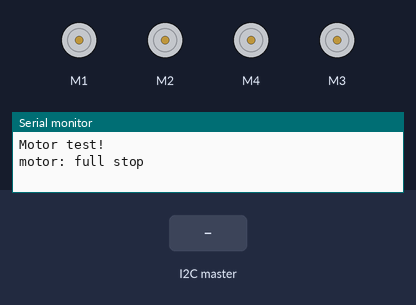
Bench run of a sketch on a simulated Arduino Uno, built with avr-gcc and run on an emulated ATmega328P. Parts: 4 × DC motor (green arrow = forward, orange = backward, longer = faster), the last lines printed to the serial monitor. The test bench sets the inputs (shaded band).

Above: at 11.2 s.
11.3 s: the I2C master sends the byte 1
At 12.0 s:
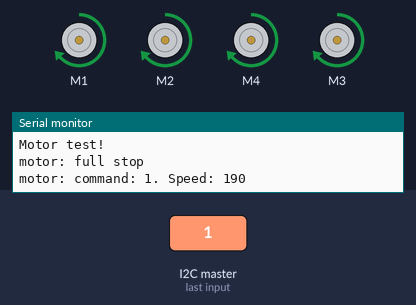
12.8 s: the I2C master sends the byte 2
At 13.1 s:
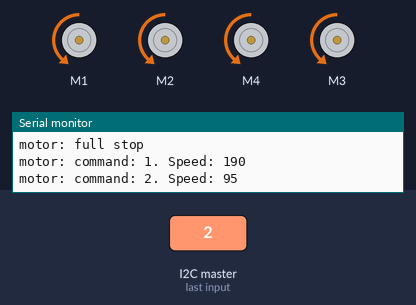
14.3 s: the I2C master sends the byte 0
At 15.4 s:
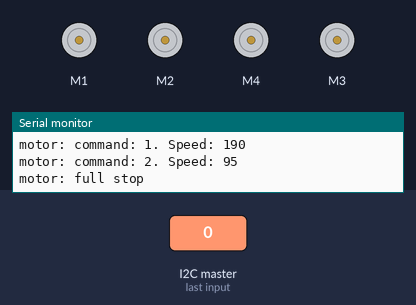
Timing chart, 0 to 17.3 s (numbered marks = the images above; inputs shaded):
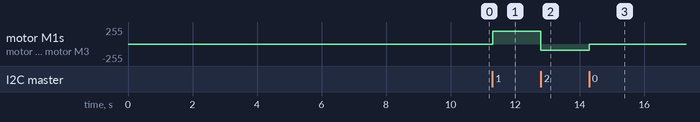

Measured:
- after the input at 11.3 s, motor M1, motor M2, motor M4, motor M3: stopped → forward 190/255 at once
- after the input at 12.8 s, motor M1, motor M2, motor M4, motor M3: forward 190/255 → backward 95/255 at once
- after the input at 14.3 s, motor M1, motor M2, motor M4, motor M3: backward 95/255 → stopped at once

The sketch:

motor1.ino
```cpp
// (licence header left out)
#include <AFMotor.h>

#include <Wire.h>

#define MAX_SPEED 190

#define MOTOR_I2C_ID 9

AF_DCMotor motorFR(1);
AF_DCMotor motorFL(2);
AF_DCMotor motorRR(3);
AF_DCMotor motorRL(4);

uint8_t i;
int receivedDataFromI2C = 0;

void setup() {
  Serial.begin(9600);
  Serial.println("Motor test!");

  motor_Stop();

  Wire.begin(MOTOR_I2C_ID);
  Wire.onReceive(receiveEvent);

  delay(10000);
}

void loop() {
  //motor_All(FORWARD, MAX_SPEED);
  //delay(5000);

  //motor_Stop();
  //delay(5000);

  //  motorTest(motorFR);
  //  motorTest(motorFL);
  //  motorTest(motorRL);
  //  motorTest(motorRR);
  delay(500);
}

void motorTest(AF_DCMotor motor) {
  motor.run(FORWARD);
  for (i = 0; i < MAX_SPEED; i++) {
    motor.setSpeed(i);
    delay(10);
  }

  for (i = MAX_SPEED; i != 0; i--) {
    motor.setSpeed(i);
    delay(10);
  }

  motor.run(BACKWARD);
  for (i = 0; i < MAX_SPEED; i++) {
    motor.setSpeed(i);
    delay(10);
  }

  for (i = MAX_SPEED; i != 0; i--) {
    motor.setSpeed(i);
    delay(10);
  }

  Serial.print("tech");
  motor.run(RELEASE);
  delay(1000);
}

void motor_All(uint8_t command, int speed) {
  motorFR.run(command);
  motorFL.run(command);
  motorRL.run(command);
  motorRR.run(command);

  motorFR.setSpeed(speed);
  motorFL.setSpeed(speed);
  motorRL.setSpeed(speed);
  motorRR.setSpeed(speed);

  Serial.print("motor: command: ");
  Serial.print(command);
  Serial.print(". Speed: ");
  Serial.print(speed);
  Serial.println();
}


void motor_Stop() {
  motorFR.run(RELEASE);
  motorFL.run(RELEASE);
  motorRL.run(RELEASE);
  motorRR.run(RELEASE);

  Serial.println("motor: full stop");
}

void receiveEvent(int bytes) {
  receivedDataFromI2C = Wire.read();

  if (0 == receivedDataFromI2C) {
    //stop
    motor_Stop();
  } else if (1 == receivedDataFromI2C) {
    //forward
    motor_All(FORWARD, MAX_SPEED);
  } else if (2 == receivedDataFromI2C) {
    //backward
    motor_All(BACKWARD, MAX_SPEED / 2);
  } else if (5 == receivedDataFromI2C) {
    // rotate right
    motorFR.run(BACKWARD);
    motorFL.run(FORWARD);
    motorRL.run(FORWARD);
    motorRR.run(BACKWARD);

    motorFR.setSpeed(MAX_SPEED);
    motorFL.setSpeed(MAX_SPEED);
    motorRL.setSpeed(MAX_SPEED);
    motorRR.setSpeed(MAX_SPEED);
  }
}
```
